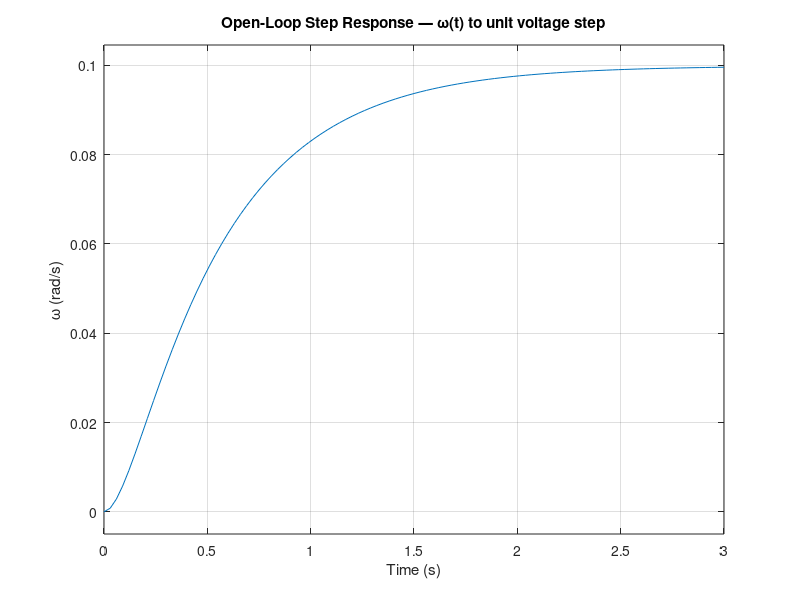

Write MATLAB code to recreate this figure. (Note: this script raises an error after producing the figure.)
%% ================================================
%  PHASE 1 — PMDC Motor Plant Modeling
%  Purva Ghanate | Servo Control Portfolio Project
%% ================================================
clear; clc; close all;

%% --- Step 1: Define Motor Parameters ---
% Realistic PMDC motor values (standard lab motor)
R  = 1.0;    % Armature resistance [Ohm]
L  = 0.5;    % Armature inductance [H]
K  = 0.01;   % Motor constant (Ke = Kt = K) [V.s/rad or N.m/A]
J  = 0.01;   % Rotor moment of inertia [kg.m^2]
b  = 0.1;    % Viscous friction coefficient [N.m.s]

fprintf('=== Motor Parameters ===\n')
fprintf('R=%.2f Ω | L=%.2f H | K=%.4f | J=%.4f kg.m² | b=%.2f\n',...
         R, L, K, J, b)

%% --- Step 2: Transfer Function G(s) = Omega(s)/V(s) ---
% Numerator: K
% Denominator: (Js+b)(Ls+R) + K^2
%   = JL.s^2 + (JR + bL).s + (bR + K^2)

num_tf = [K];
den_tf = [J*L, (J*R + b*L), (b*R + K^2)];

G = tf(num_tf, den_tf);

fprintf('\n=== Transfer Function G(s) ===\n')
G

%% --- Step 3: State-Space Model ---
A = [-b/J,  K/J;
     -K/L, -R/L];

B = [0;
     1/L];

C = [1, 0];   % Output: angular velocity (x1)

D = 0;

sys = ss(A, B, C, D);

fprintf('=== State-Space Matrices ===\n')
fprintf('A matrix:\n'); disp(A)
fprintf('B matrix:\n'); disp(B)
fprintf('C matrix:\n'); disp(C)

%% --- Step 4: Verify TF matches SS ---
G_from_ss = tf(sys);
fprintf('=== TF from SS (should match G above) ===\n')
G_from_ss

%% --- Step 5: Pole-Zero Analysis ---
fprintf('=== Poles of G(s) ===\n')
disp(pole(G))

fprintf('=== Zeros of G(s) ===\n')
disp(zero(G))

% Are poles in left-half plane? (stable if yes)
if all(real(pole(G)) < 0)
    fprintf('>> Plant is OPEN-LOOP STABLE ✓\n')
else
    fprintf('>> Plant is OPEN-LOOP UNSTABLE — controller needed!\n')
end
%% --- Step 6: Open-Loop Step Response ---
figure('Name','Step Response','NumberTitle','off')
step(G)
title('Open-Loop Step Response — \omega(t) to unit voltage step')
xlabel('Time (s)'); ylabel('\omega (rad/s)')
grid on

% Extract step info
S = stepinfo(G);
fprintf('\n=== Step Response Metrics ===\n')
fprintf('Rise Time:     %.4f s\n', S.RiseTime)
fprintf('Settling Time: %.4f s\n', S.SettlingTime)
fprintf('Overshoot:     %.2f %%\n', S.Overshoot)
fprintf('Peak:          %.4f\n',   S.Peak)

%% --- Step 7: Pole-Zero Map ---
figure('Name','Pole-Zero Map','NumberTitle','off')
pzmap(G)
title('Pole-Zero Map — Open Loop G(s)')
grid on

%% --- Step 8: Impulse Response ---
figure('Name','Impulse Response','NumberTitle','off')
impulse(G)
title('Open-Loop Impulse Response')
xlabel('Time (s)'); ylabel('\omega (rad/s)')
grid on

%% --- Step 9: Bode Plot ---
figure('Name','Bode Plot','NumberTitle','off')
bode(G)
title('Open-Loop Bode Plot')
grid on

%% --- Step 10: Print Gain & Phase Margins ---
[Gm, Pm, Wcg, Wcp] = margin(G);
fprintf('\n=== Stability Margins ===\n')
fprintf('Gain Margin:  %.2f dB (at %.2f rad/s)\n', 20*log10(Gm), Wcg)
fprintf('Phase Margin: %.2f deg (at %.2f rad/s)\n', Pm, Wcp)
